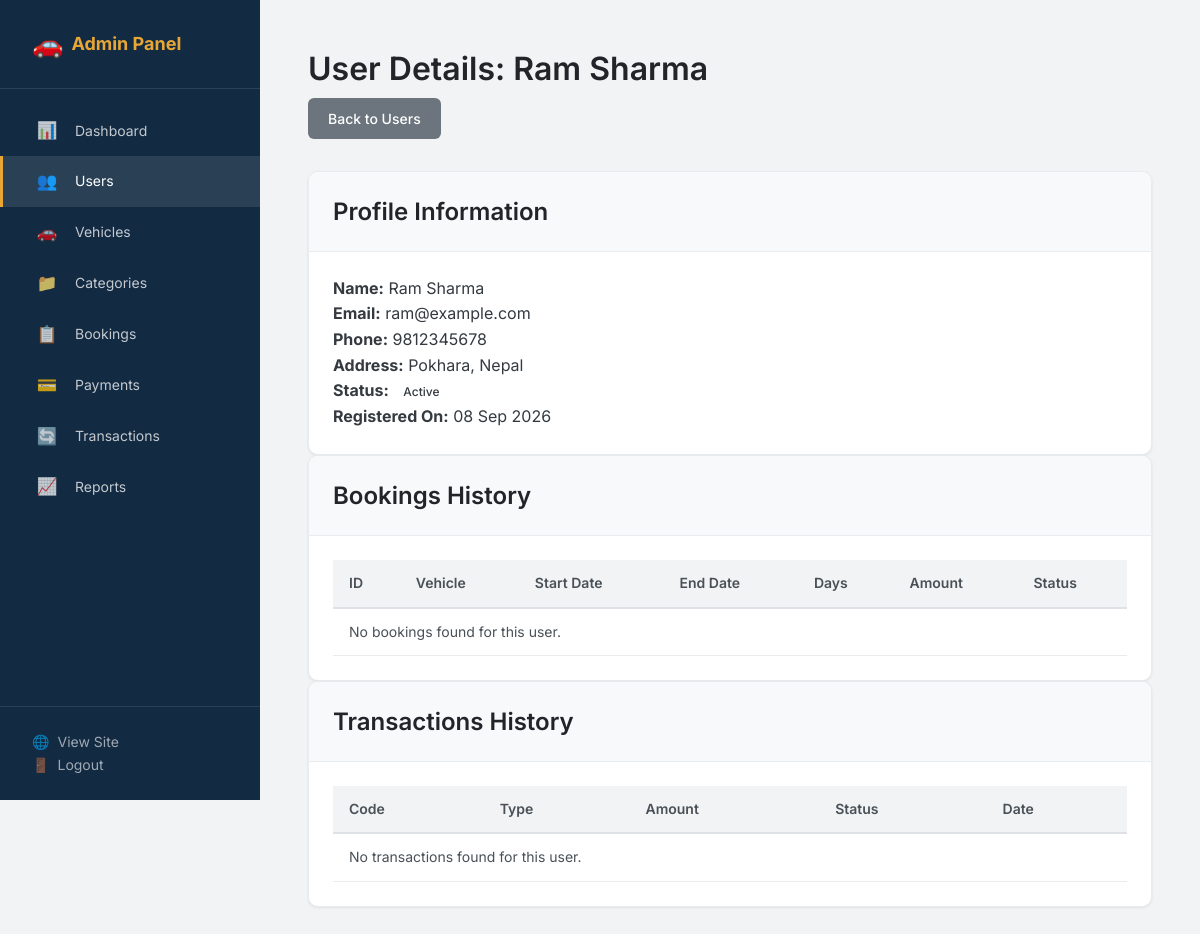
The app's page /admin/user-details.php?id=2 (signed in) with its own data.
### tables this page shows
CREATE TABLE IF NOT EXISTS users (
    id INT AUTO_INCREMENT PRIMARY KEY,
    full_name VARCHAR(100) NOT NULL,
    email VARCHAR(150) NOT NULL UNIQUE,
    phone VARCHAR(20) NOT NULL,
    address TEXT,
    password VARCHAR(255) NOT NULL,
    role ENUM('user', 'admin') NOT NULL DEFAULT 'user',
    status ENUM('active', 'disabled') NOT NULL DEFAULT 'active',
    created_at DATETIME NOT NULL DEFAULT CURRENT_TIMESTAMP,
    updated_at DATETIME NOT NULL DEFAULT CURRENT_TIMESTAMP ON UPDATE CURRENT_TIMESTAMP,
    INDEX idx_users_email (email),
    INDEX idx_users_role (role),
    INDEX idx_users_status (status)
);

### includes/functions.php (called while the page is built, shortened)
<?php
function sanitize($str) {
    return htmlspecialchars($str, ENT_QUOTES, 'UTF-8');
}
function formatDate($date, $format = 'd M Y') {
    return date($format, strtotime($date));
}
function getStatusBadgeClass($status) {
    $map = [
        'available'   => 'badge-success',
        'rented'      => 'badge-warning',
        'maintenance' => 'badge-info',
        'unavailable' => 'badge-danger',
        'pending'     => 'badge-warning',
        'confirmed'   => 'badge-info',
        'completed'   => 'badge-success',
        'cancelled'   => 'badge-danger',
        'unpaid'      => 'badge-warning',
        'paid'        => 'badge-success',
        'failed'      => 'badge-danger',
        'refunded'    => 'badge-info',
        'success'     => 'badge-success',
        'active'      => 'badge-success',
        'disabled'    => 'badge-danger',
    ];
    return $map[strtolower($status)] ?? 'badge-secondary';
}

### admin/user-details.php (the view, shortened to what this page needs)
<?php
require_once '../includes/db.php';
require_once '../includes/functions.php';
$user_id = (int)$_GET['id'];
$stmt = $conn->prepare("SELECT * FROM users WHERE id = ? AND role = 'user'");
$stmt->bind_param("i", $user_id);
$stmt->execute();
$user = $stmt->get_result()->fetch_assoc();
$bookings = $conn->query("
    SELECT b.*, v.name as vehicle_name
    FROM bookings b
    JOIN vehicles v ON b.vehicle_id = v.id
    WHERE b.user_id = $user_id
    ORDER BY b.created_at DESC
");
$transactions = $conn->query("
    SELECT * FROM transactions
    WHERE user_id = $user_id
    ORDER BY created_at DESC
");
?>
<!DOCTYPE html>
<html lang="en">
<head>
    <link rel="stylesheet" href="../css/style.css">
</head>
<body class="admin-body">
    <div class="admin-wrapper">
        <?php require_once 'includes/admin-sidebar.php'; ?>
        <main class="admin-content">
            <div class="page-header d-flex justify-content-between align-items-center">
                <h1>User Details: <?php echo sanitize($user['full_name']); ?></h1>
                <a href="users.php" class="btn btn-secondary">Back to Users</a>
            </div>
            <div class="card mb-4">
                <div class="card-header">
                    <h2>Profile Information</h2>
                </div>
                <div class="card-body">
                    <div class="user-profile-grid">
                        <p><strong>Name:</strong> <?php echo sanitize($user['full_name']); ?></p>
                        <p><strong>Email:</strong> <?php echo sanitize($user['email']); ?></p>
                        <p><strong>Phone:</strong> <?php echo sanitize($user['phone']); ?></p>
                        <p><strong>Address:</strong> <?php echo sanitize($user['address']); ?></p>
                        <p><strong>Status:</strong> <span class="badge badge-<?php echo getStatusBadgeClass($user['status']); ?>"><?php echo ucfirst(sanitize($user['status'])); ?></span></p>
                        <p><strong>Registered On:</strong> <?php echo formatDate($user['created_at']); ?></p>
                    </div>
                </div>
            </div>
            <div class="card mb-4">
                <div class="card-header">
                    <h2>Bookings History</h2>
                </div>
                <div class="card-body">
                    <div class="table-responsive">
                        <table class="table">
                            <thead>
                                <tr>
                                    <th>ID</th>
                                    <th>Vehicle</th>
                                    <th>Start Date</th>
                                    <th>End Date</th>
                                    <th>Days</th>
                                    <th>Amount</th>
                                    <th>Status</th>
                                </tr>
                            </thead>
                            <tbody>
                                <?php if($bookings->num_rows > 0): while($b = $bookings->fetch_assoc()): ?>
                                <tr>
                                    <td><a href="bookings.php?id=<?php echo $b['id']; ?>">#<?php echo sanitize($b['id']); ?></a></td>
                                    <td><?php echo sanitize($b['vehicle_name']); ?></td>
                                    <td><?php echo formatDate($b['start_date']); ?></td>
                                    <td><?php echo formatDate($b['end_date']); ?></td>
                                    <td><?php echo sanitize($b['rental_days']); ?></td>
                                    <td><?php echo formatCurrency($b['total_amount']); ?></td>
                                    <td><span class="badge badge-<?php echo getStatusBadgeClass($b['booking_status']); ?>"><?php echo ucfirst(sanitize($b['booking_status'])); ?></span></td>
                                </tr>
                                <?php endwhile; else: ?>
                                <tr><td colspan="7">No bookings found for this user.</td></tr>
                                <?php endif; ?>
                            </tbody>
                        </table>
                    </div>
                </div>
            </div>
            <div class="card">
                <div class="card-header">
                    <h2>Transactions History</h2>
                </div>
                <div class="card-body">
                    <div class="table-responsive">
                        <table class="table">
                            <thead>
                                <tr>
                                    <th>Code</th>
                                    <th>Type</th>
                                    <th>Amount</th>
                                    <th>Status</th>
                                    <th>Date</th>
                                </tr>
                            </thead>
                            <tbody>
                                <?php if($transactions->num_rows > 0): while($t = $transactions->fetch_assoc()): ?>
                                <tr>
                                    <td><?php echo sanitize($t['transaction_code']); ?></td>
                                    <td><?php echo ucfirst(sanitize($t['type'])); ?></td>
                                    <td><?php echo formatCurrency($t['amount']); ?></td>
                                    <td><span class="badge badge-<?php echo getStatusBadgeClass($t['status']); ?>"><?php echo ucfirst(sanitize($t['status'])); ?></span></td>
                                    <td><?php echo formatDate($t['created_at']); ?></td>
                                </tr>
                                <?php endwhile; else: ?>
                                <tr><td colspan="5">No transactions found for this user.</td></tr>
                                <?php endif; ?>
                            </tbody>
                        </table>
                    </div>
                </div>
            </div>
        </main>
    </div>
</body>
</html>

### css/style.css (style rules this page uses)
:root { --primary: #1a3a5c; --primary-dark: #122a42; --primary-light: #2a5a8c; --primary-hover: #1e4470; --accent: #e8a735; --accent-dark: #c88e20; --white: #ffffff; --gray-50: #f8f9fa; --gray-100: #f1f3f5; --gray-200: #e9ecef; --gray-300: #dee2e6; --gray-400: #ced4da; --gray-500: #adb5bd; --gray-600: #6c757d; --gray-700: #495057; --gray-800: #343a40; --gray-900: #212529; --success: #28a745; --success-light: #d4edda; --danger: #dc3545; --danger-light: #f8d7da; --warning: #ffc107; --warning-light: #fff3cd; --info: #17a2b8; --info-light: #d1ecf1; --font-family: 'Inter', -apple-system, BlinkMacSystemFont, 'Segoe UI', sans-serif; --font-size-sm: 0.875rem; --font-size-base: 1rem; --font-size-lg: 1.125rem; --font-size-xl: 1.25rem; --font-size-2xl: 1.5rem; --font-size-3xl: 2rem; --spacing-xs: 0.25rem; --spacing-sm: 0.5rem; --spacing-md: 1rem; --spacing-lg: 1.5rem; --spacing-xl: 2rem; --spacing-2xl: 3rem; --max-width: 1200px; --border-radius: 6px; --border-radius-lg: 10px; --shadow-sm: 0 1px 3px rgba(0, 0, 0, 0.08); --shadow: 0 2px 8px rgba(0, 0, 0, 0.1); --shadow-lg: 0 4px 16px rgba(0, 0, 0, 0.12); --transition: all 0.2s ease; }
*, *::before, *::after { margin: 0; padding: 0; box-sizing: border-box; }
html { scroll-behavior: smooth; }
body { font-family: var(--font-family); font-size: var(--font-size-base); line-height: 1.6; color: var(--gray-800); background-color: var(--gray-50); min-height: 100vh; display: flex; flex-direction: column; }
a { color: var(--primary); text-decoration: none; transition: var(--transition); }
h1, h2, h3, h4, h5, h6 { font-weight: 600; line-height: 1.3; color: var(--gray-900); }
.btn { display: inline-block; padding: 10px 20px; font-family: var(--font-family); font-size: var(--font-size-sm); font-weight: 500; text-align: center; border: none; border-radius: var(--border-radius); cursor: pointer; transition: var(--transition); line-height: 1.5; text-decoration: none; }
.btn-secondary { background: var(--gray-600); color: var(--white); }
.card { background: var(--white); border: 1px solid var(--gray-200); border-radius: var(--border-radius-lg); box-shadow: var(--shadow-sm); overflow: hidden; transition: var(--transition); }
.card-header { padding: var(--spacing-lg); border-bottom: 1px solid var(--gray-200); background: var(--gray-50); font-weight: 600; }
.card-body { padding: var(--spacing-lg); }
.table-responsive { overflow-x: auto; }
.table { width: 100%; border-collapse: collapse; font-size: var(--font-size-sm); }
.table th { background: var(--gray-100); padding: 12px 16px; text-align: left; font-weight: 600; color: var(--gray-700); border-bottom: 2px solid var(--gray-300); white-space: nowrap; }
.table td { padding: 12px 16px; border-bottom: 1px solid var(--gray-200); color: var(--gray-700); vertical-align: middle; }
.badge { display: inline-block; padding: 3px 10px; font-size: 0.75rem; font-weight: 500; border-radius: 20px; text-transform: capitalize; }
.page-header { padding: var(--spacing-2xl) 0 var(--spacing-xl); }
.page-header h1 { font-size: var(--font-size-3xl); margin-bottom: var(--spacing-sm); }
.admin-body { background: var(--gray-100); }
.admin-wrapper { display: flex; min-height: 100vh; }
.admin-content { flex: 1; margin-left: 260px; padding: var(--spacing-xl) var(--spacing-2xl); min-height: 100vh; }
.admin-content .page-header { padding-top: var(--spacing-md); }

### records on screen
users: full_name "Ram Sharma", email "ram@example.com", phone "9812345678", address "Pokhara, Nepal", status "Active", created_at "08 Sep 2026"
